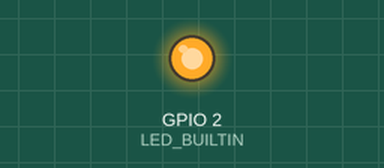
Simulated run of this sketch. Board: ESP32. On the bench: output pins drawn as LEDs (lit = HIGH). Random numbers use the default seed unless the sketch sets one; nothing arrives over Bluetooth unless stated; a phone connects over Bluetooth LE 3 s after start; what the sketch prints to the serial monitor is not drawn.

Above: at 0.1 s.
At 5.3 s:
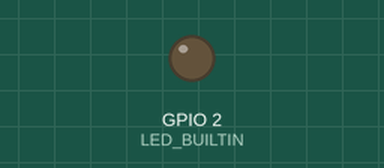
Timing chart, 0 to 6.8 s (numbered marks = the images above):
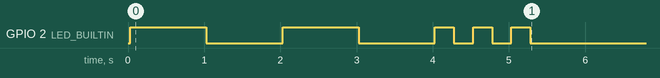

Measured:
- by itself, GPIO 2 (LED_BUILTIN): LOW → HIGH at 0.03 s, → LOW 1.0 s later, → HIGH 1.0 s later, → LOW 1.0 s later, … (10 changes in this stretch)

The sketch:

PS2ControllerBluetooth.ino
```cpp
#include <BLEDevice.h>
#include <BLEServer.h>
#include <BLEUtils.h>
#include <BLE2902.h>

int LED_BUILTIN = 2;

BLECharacteristic *pCharacteristic;
bool deviceConnected = false;
int txValue = 0;

#define SERVICE_UUID           "6E400001-B5A3-F393-E0A9-E50E24DCCA9E"
#define CHARACTERISTIC_UUID_TX "6E400001-B5A3-F393-E0A9-E50E24DCCA9E"

class MyServerCallbacks: public BLEServerCallbacks
{
  void onConnect(BLEServer* pserver)
  {
    deviceConnected = true;
  };
   void onDisconnect(BLEServer* pserver)
  {
    deviceConnected = false;
  }
};

void CreateConnection()
{
  // Create the BLE Device
  BLEDevice::init("ESP32");

  // Create the BLE Server
  BLEServer *pServer = BLEDevice::createServer();
  pServer->setCallbacks(new MyServerCallbacks());

  // Create the BLE Service
  BLEService *pService = pServer->createService(SERVICE_UUID);

  // Create a BLE Characteristic
  pCharacteristic = pService->createCharacteristic(CHARACTERISTIC_UUID_TX, BLECharacteristic::PROPERTY_NOTIFY);

  // BLE2092 needed to notify
  pCharacteristic->addDescriptor(new BLE2902());

  // Start the service
  pService->start();
  // ESP_LE_AUTH_BOND;

  // Start advertising
  pServer->getAdvertising()->start();
  Serial.println("Waiting for a Client connection to notify...");
}

void NormalBlink()
{
 digitalWrite(LED_BUILTIN, HIGH);   // turn the LED on (HIGH is the voltage level)
 delay(1000);                       // wait for a second
 digitalWrite(LED_BUILTIN, LOW);    // turn the LED off by making the voltage LOW
 delay(1000);
}

void ShortBlink()
{
 digitalWrite(LED_BUILTIN, HIGH);
 delay(250);
 digitalWrite(LED_BUILTIN, LOW);
 delay(250);
}

void TripleShortBlink()
{
  ShortBlink();
  ShortBlink();
  ShortBlink();
}


void setup()
{
  // initialize digital pin LED_BUILTIN as an output.
  pinMode(LED_BUILTIN, OUTPUT);

  Serial.begin(9600);

  CreateConnection();
}

void loop()
{
 if(deviceConnected)
 {
  txValue = random(-10, 20);

  // Conversion of txValue
  char txString[8];
  dtostrf(txValue, 1, 2, txString);

  // Setting the value to the characteristic
  pCharacteristic->setValue(txString);

  // Notifying the connected clinet
  pCharacteristic->notify();
  Serial.println("Sent value: " + String(txString));
  delay(1000);
 }
 else
 {
  CreateConnection();
  while(!deviceConnected)
  {
    NormalBlink();
  }
  TripleShortBlink();
 }
}
```
